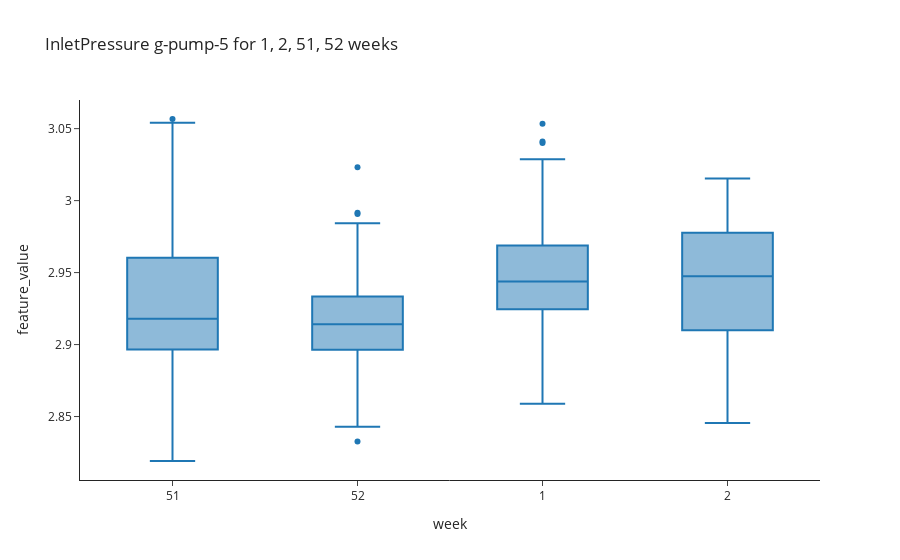

This figure's notebook cell:
### Markdown cell above
## Inlet Pressure

### Code cell
%%skip $skip_baseline_save
week_numbers = week_numbers_inletPressure # Week numbers as List 

mu_inletpressure, sigma_inletpressure = get_baselining_variables_azure(df_data, variable_name = INLET_PRESSURE,
                                                                       asset_id = asset_id,
                                                                       lst_filter_values = week_numbers, 
                                                                       filter_column_name = "week",
                                                                       select_column_name= 'feature_value',
                                                                       filter_metric = "AvgValue")
print(mu_inletpressure, sigma_inletpressure)

show_baselining_plot_azure(df_data, duration = week_numbers, asset_name= asset_name, variable_name= INLET_PRESSURE,
                           plot_type = "box")

### Figure 1 — Plotly figure (JSON) as saved in the notebook; plotly's stock layout.template omitted (floating-point values rounded to 4 significant figures; data arrays with more than 128 entries replaced by an {"elided": "..."} marker saying what was removed)
{"data": [{"alignmentgroup": "True", "hoverlabel": {"namelength": 0}, "hovertemplate": "week=%{x}<br>feature_value=%{y}", "legendgroup": "", "marker": {"color": "#1F77B4"}, "name": "", "notched": false, "offsetgroup": "", "orientation": "v", "showlegend": false, "type": "box", "x": {"elided": "497 int values"}, "x0": " ", "xaxis": "x", "y": {"elided": "497 float values"}, "y0": " ", "yaxis": "y"}], "layout": {"boxmode": "group", "legend": {"tracegroupgap": 0}, "title": {"text": "InletPressure g-pump-5 for 1, 2, 51, 52 weeks "}, "xaxis": {"anchor": "y", "domain": [0, 1], "title": {"text": "week"}, "type": "category"}, "yaxis": {"anchor": "x", "domain": [0, 1], "title": {"text": "feature_value"}}}}
